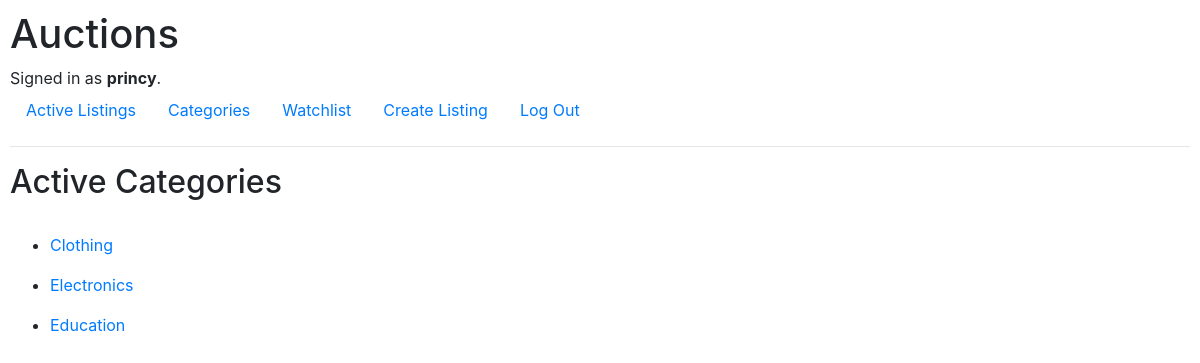
Page /categories (signed in) on the committed database.
### auctions/models.py (models this page shows, shortened)
class User(AbstractUser):
     pass

class Listings(models.Model):
    CategoryType = models.TextChoices('CategoryType', 'Electronics Clothing Education Digital')
    listing_owner=models.ForeignKey(settings.AUTH_USER_MODEL,
        on_delete=models.CASCADE, null=True)
    listing_title=models.CharField(max_length=100,unique=True)
    listing_image=models.ImageField(null=True,blank=True)
    listing_price=models.DecimalField(max_digits=5,decimal_places=2)
    listing_category=models.CharField(blank=True,choices=CategoryType.choices, max_length=200)
    created_at=models.DateTimeField(auto_now_add=True)

### auctions/views.py (the view)
# urls.py: path("categories",views.categories,name="categories"),
@login_required
def categories(request):
    listings=Listings.objects.all()
    list_item=[]
    for listing in listings:
        list_item.append(listing.listing_category)
    list_item=set(list_item)
    print(list_item)
    context={'categories':list_item}
    return render(request,"auctions/categories.html", context)

### auctions/templates/auctions/categories.html
{% extends "auctions/layout.html" %} {% load static %} {% block body %}
<h2>Active Categories</h2>
<br>
{% for category in  categories %}
    <ul>
        <li>
            <a href="{% url 'category_items' category %}"> {{category}}</a>
        </li>
    </ul>
{% endfor %}
{% endblock %}

### auctions/templates/auctions/layout.html (shortened to what this page needs)
{% load static %}
<!DOCTYPE html>
<html lang="en">
    <head>
        <link rel="stylesheet" href="https://stackpath.bootstrapcdn.com/bootstrap/4.4.1/css/bootstrap.min.css">
        <link href="{% static 'auctions/styles.css' %}" rel="stylesheet">
    </head>
    <body>
        <h1>Auctions</h1>
        <div>
            {% if user.is_authenticated %}
                Signed in as <strong>{{ user.username }}</strong>.
            {% else %}
                Not signed in.
            {% endif %}
        </div>
        <ul class="nav">
            <li class="nav-item">
                <a class="nav-link" href="{% url 'index' %}">Active Listings</a>
            </li>
            {% if user.is_authenticated %}
                <li class="nav-item">
                    <a class="nav-link" href="{% url 'categories'%}">Categories</a>
                </li>
                <li class="nav-item">
                    <a class="nav-link" href="{% url 'watchlist'%}">Watchlist</a>
                </li>
                <li class="nav-item">
                    <a class="nav-link" href="{% url 'create_listing'%}">Create Listing</a>
                </li>
                <li class="nav-item">
                    <a class="nav-link" href="{% url 'logout' %}">Log Out</a>
                </li>
            {% endif %}
        </ul>
        <hr>
        {% block body %}
        {% endblock %}
    </body>
</html>

### auctions/static/auctions/styles.css (style rules this page uses)
body { padding: 10px; }

### rows in the picture
User: username "princy"
Listings: categories "Clothing"
Listings: categories "Electronics"
Listings: categories "Education"
